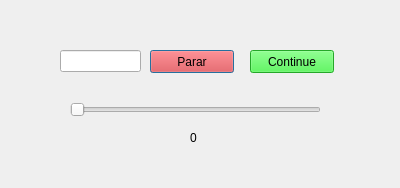
<?xml version="1.0" encoding="UTF-8"?>
<ui version="4.0">
 <class>Client</class>
 <widget class="QDialog" name="Client">
  <property name="geometry">
   <rect>
    <x>0</x>
    <y>0</y>
    <width>400</width>
    <height>188</height>
   </rect>
  </property>
  <property name="windowTitle">
   <string>Dialog</string>
  </property>
  <widget class="QPushButton" name="stopButton_2">
   <property name="geometry">
    <rect>
     <x>150</x>
     <y>50</y>
     <width>84</width>
     <height>23</height>
    </rect>
   </property>
   <property name="styleSheet">
    <string notr="true">background-color: #eb3434</string>
   </property>
   <property name="text">
    <string>Parar</string>
   </property>
  </widget>
  <widget class="QLineEdit" name="lineEdit">
   <property name="geometry">
    <rect>
     <x>60</x>
     <y>50</y>
     <width>81</width>
     <height>22</height>
    </rect>
   </property>
  </widget>
  <widget class="QPushButton" name="continueButton">
   <property name="geometry">
    <rect>
     <x>250</x>
     <y>50</y>
     <width>84</width>
     <height>23</height>
    </rect>
   </property>
   <property name="styleSheet">
    <string notr="true">background-color: #34eb3a</string>
   </property>
   <property name="text">
    <string>Continue</string>
   </property>
  </widget>
  <widget class="QSlider" name="horizontalSlider">
   <property name="geometry">
    <rect>
     <x>70</x>
     <y>100</y>
     <width>251</width>
     <height>20</height>
    </rect>
   </property>
   <property name="sizeIncrement">
    <size>
     <width>0</width>
     <height>0</height>
    </size>
   </property>
   <property name="maximum">
    <number>100</number>
   </property>
   <property name="orientation">
    <enum>Qt::Orientation::Horizontal</enum>
   </property>
  </widget>
  <widget class="QLabel" name="speed">
   <property name="geometry">
    <rect>
     <x>190</x>
     <y>130</y>
     <width>21</width>
     <height>16</height>
    </rect>
   </property>
   <property name="text">
    <string>0</string>
   </property>
  </widget>
 </widget>
 <resources/>
 <connections/>
</ui>
